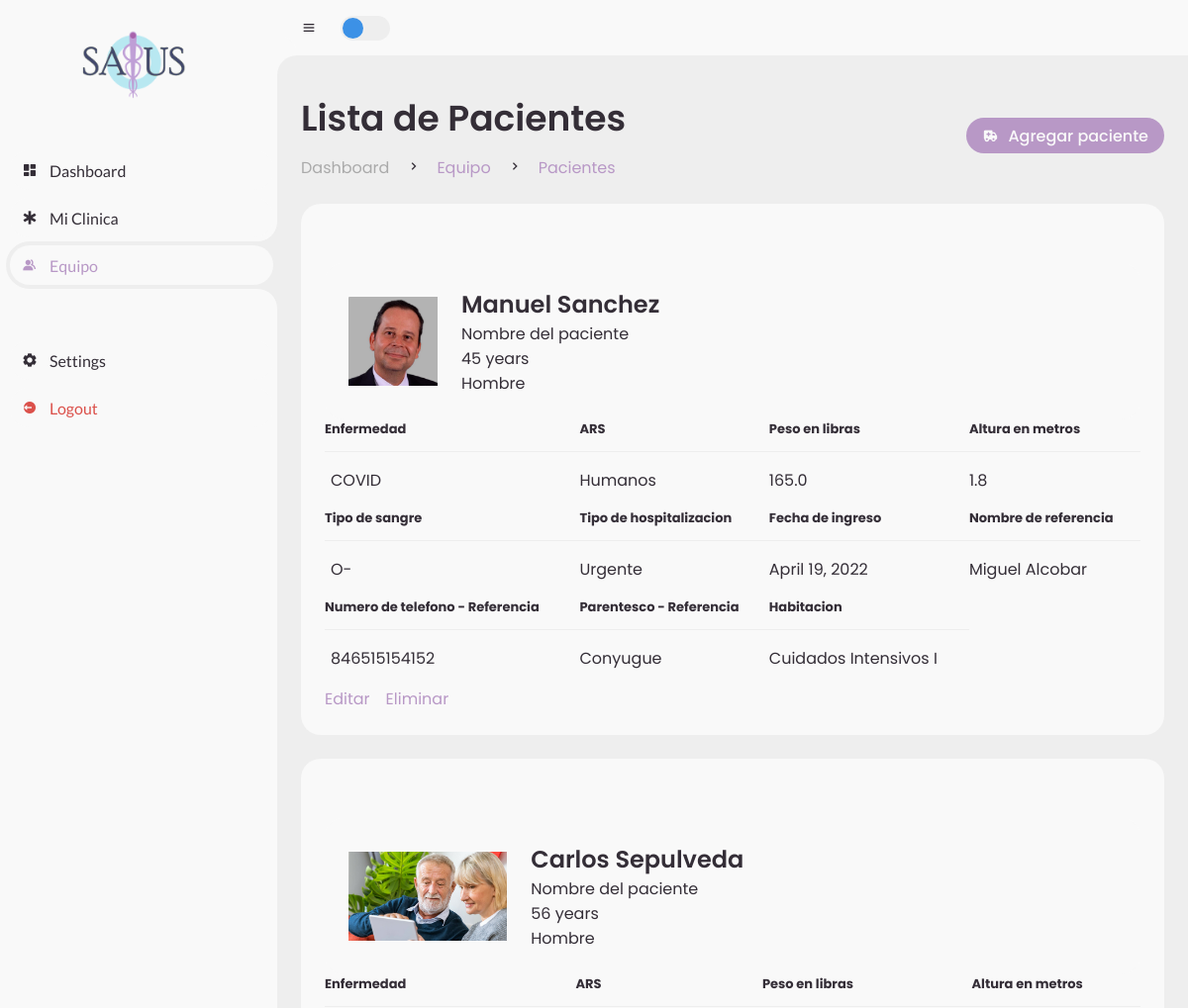
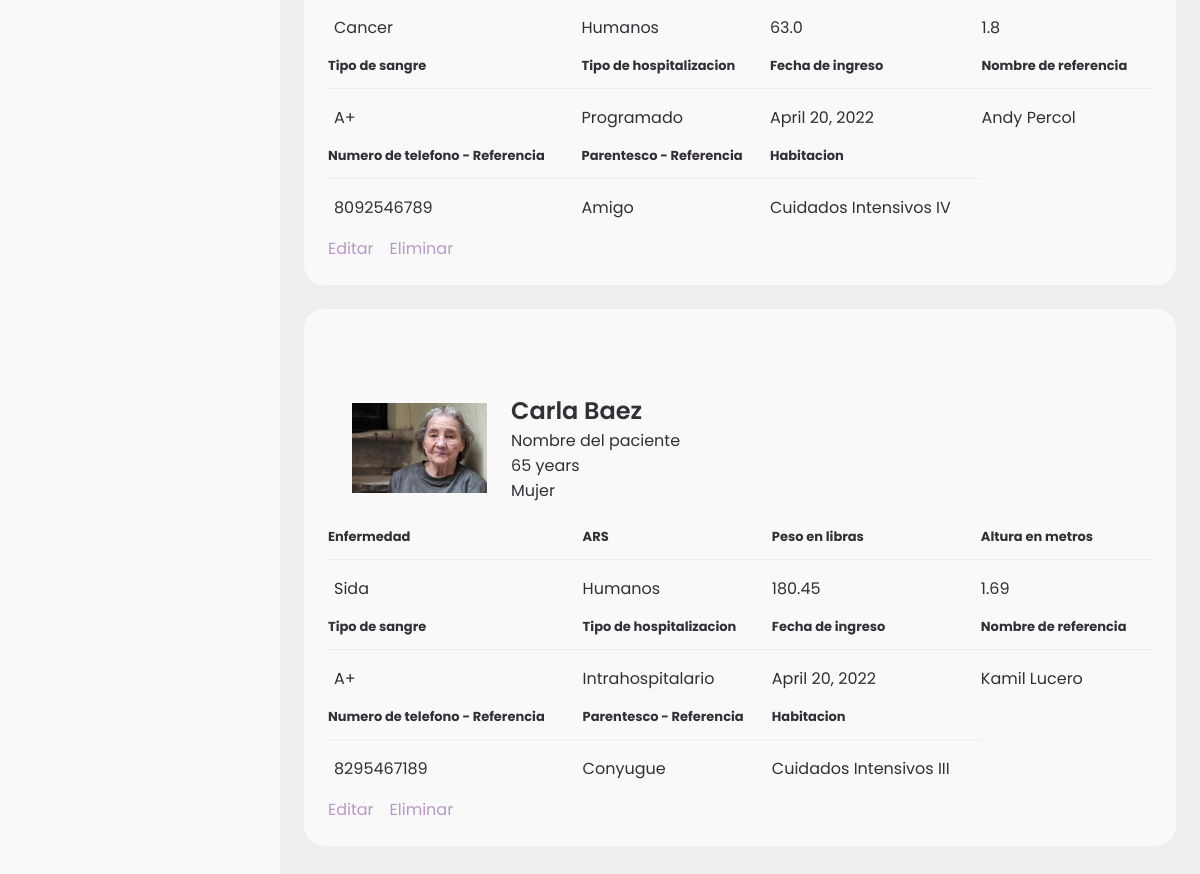
The app's page /salusApp/dashboard/equipo/pacientes (signed in) with its own data (2 pictures, top to bottom).
### salusApp/models.py (models this page shows)
class Patient(models.Model):
    person = models.ForeignKey(Person, on_delete=models.CASCADE)
    nurse = models.ForeignKey(Person, on_delete=models.DO_NOTHING, related_name="nurse")
    doctor = models.ForeignKey(Person, on_delete=models.DO_NOTHING, related_name="doctor")
    room = models.ForeignKey(Room, on_delete=models.DO_NOTHING)
    first_nameReference = models.CharField("Reference Person's first name", max_length=15)
    last_nameReference = models.CharField("Reference Person's last name", max_length=15)
    KinshipChoices = [
        ('H', "Esposo"), #H -> Husband
        ('A', "Amigo"),
        ('F', "Familiar")
    ]
    kinshipReference = models.CharField("Reference Person's kinshipness", choices=KinshipChoices, max_length=1)
    phone_reference = models.CharField("Reference person's phone number", max_length=15)
    bmi = models.FloatField("Person's BMI") #IMC
    weight_in_pounds = models.FloatField("Perons's Weight")
    height_in_meters = models.FloatField("Perons's Height")
    bloodTypes = [
        ('O+', 'O Positivo'),
        ('O-', 'O Negativo'),
        ('A+', 'A Positivo'),
        ('A-', 'A Negativo'),
        ('B+', 'B Positivo'),
        ('B-', 'B Negativo'),
        ('AB+','AB Positivo'),
        ('AB-','AB Negativo')
    ]
    bloodType = models.CharField(choices=bloodTypes, max_length=3)
    ars = models.CharField("Person's ARS type", max_length=15)
    join_date = models.DateField("Person's joining date")
    illness = models.CharField("Persons's illness", max_length=50)
    hospitalizationChoices = [
        ('U', "Urgente"),
        ('P', "Programado"),
        ('I', "Intrahospitalario")
    ]
    hospitalization = models.CharField("Patient's type of hospitalization", max_length=1, choices=hospitalizationChoices)

class Person(models.Model):
    first_name = models.CharField("Person's first name", max_length=30)
    last_name = models.CharField("Person's last name",max_length=30)
    photo = models.ImageField(blank=True, null=False, upload_to='salusApp/static/media/')
    age = models.IntegerField("Person's age")
    address = models.CharField("Person's address", max_length=100)
    sexoChoices = [
        ('M', "Masculino"),
        ('F', "Femenino")
    ]
    sex = models.CharField("Person's sex", choices=sexoChoices, max_length=1)
    phone = models.CharField("Person's phone", max_length=15)
    idNumber = models.CharField("Person's id", max_length=10) #Cedula
    isDoctor = models.BooleanField("Is this Person a doctor?")
    isNurse = models.BooleanField("Is this Person a nurse?")

class Room(models.Model):
    roomName = models.CharField(max_length=30)
    isAvailable = models.BooleanField(default=True)

### salusApp/views.py (the view)
# urls.py: path('dashboard/equipo/pacientes', views.Pacientes, name='pacientes'),
@login_required()
def Pacientes(request):
    pacientes = Patient.objects.all()
    context = {"pacientes":pacientes}
    return render(request, 'salusApp/dashboard-equipo-pacientes.html', context)

### salusApp/templates/salusApp/dashboard-equipo-pacientes.html
{% extends 'salusApp/dashboard_base.html' %}
{% load static %}
{% block content %}
        <main>
            <div class="head-title">
                <div class="left">
                    <h1>Lista de Pacientes</h1>
                    <ul class="breadcrumb">
                        <li>
                            <a href="#">Dashboard</a>
                        </li>
                        <li><i class='bx bx-chevron-right'></i></li>
                        <li>
                            <a class="active" href="{% url 'equipo' %}">Equipo</a>
                        </li>
                        <li><i class='bx bx-chevron-right'></i></li>
                        <li>
                            <a class="active" href="{% url 'pacientes' %}">Pacientes</a>
                        </li>
                    </ul>
                </div>
                <a href="{% url 'pacientes-add' %}" class="btn-download">
                    <i class='bx bxs-ambulance' ></i>
                    <span class="text">Agregar paciente</span>
                </a>
            </div>
            {% for paciente in pacientes %}
            <div class="table-data">
                <div class="order">
                    <ul class="box-info">
                        <li>
                            <img src="{% static paciente.person.photo.url %}" style="height: 90px;">
                            <span class="text">
                                <h3>{{paciente.person.first_name}} {{paciente.person.last_name}}</h3>
                                <p>Nombre del paciente</p>
                                <p>{{paciente.person.age}} years</p>
                                {% if paciente.person.sex == 'F' %}
                                    <p>Mujer</p>
                                {% elif paciente.person.sex == 'M' %}
                                    <p>Hombre</p>
                                {% endif %}
                            </span>
                        </li>
                    </ul>
                    <table>
                        <thead>
                            <tr>
                                <th>Enfermedad</th>
                                <th>ARS</th>
                                <th>Peso en libras</th>
                                <th>Altura en metros</th>
                            </tr>
                        </thead>
                        <tbody>
                            <tr>
                                <td>{{paciente.illness}}</td>
                                <td>{{paciente.ars}}</td>
                                <td>{{paciente.weight_in_pounds}}</td>
                                <td>{{paciente.height_in_meters}}</td>
                            </tr>
                        </tbody>
                        <thead>
                            <tr>
                                <th>Tipo de sangre</th>
                                <th>Tipo de hospitalizacion</th>
                                <th>Fecha de ingreso</th>
                                <th>Nombre de referencia</th>
                            </tr>
                        </thead>
                        <tbody>
                            <tr>
                                <td>{{paciente.bloodType}}</td>
                                {% if paciente.hospitalization == 'U' %}
                                    <td>Urgente</td>
                                {% elif paciente.hospitalization == 'P' %}
                                    <td>Programado</td>
                                {% elif paciente.hospitalization == 'I' %}
                                    <td>Intrahospitalario</td>
                                {% endif %}
                                <td>{{paciente.join_date}}</td>
                                <td>{{paciente.first_nameReference}} {{paciente.last_nameReference}}</td>
                            </tr>
                        </tbody>
                        <thead>
                            <tr>
                                <th>Numero de telefono - Referencia</th>
                                <th>Parentesco - Referencia</th>
                                <th>Habitacion</th>
                            </tr>
                        </thead>
                        <tbody>
                            <tr>
                                <td>{{paciente.phone_reference}}</td>
                                {% if paciente.kinshipReference == 'H' %}
                                    <td>Conyugue</td>
                                {% elif paciente.kinshipReference == 'A' %}
                                    <td>Amigo</td>
                                {% elif paciente.kinshipReference == 'F' %}
                                    <td>Familiar</td>
                                {% endif %}
                                <td>{{paciente.room.roomName}}</td>
                            </tr>
                        </tbody>
                    </table>
                    <div class="head-title">
                        <div class="left">
                            <ul class="breadcrumb">
                                <li>
                                    <a href="{% url 'pacientes-edit' paciente.id %}" class="active">Editar</a>
                                </li>
                                <li>
                                    <a href="{% url 'pacientes-delete' paciente.id %}" class="active">Eliminar</a>
                                </li>
                            </ul>
                        </div>
                    </div>
                </div>
            </div>
            {% endfor %}
        </main>
    </section>
{% endblock content %}

### salusApp/static/salusApp/css/dashboard.css (style rules this page uses)
* { margin: 0; padding: 0; box-sizing: border-box; }
a { text-decoration: none; }
li { list-style: none; }
:root { --poppins: 'Poppins', sans-serif; --lato: 'Lato', sans-serif; --light: #F9F9F9; --blue: #3C91E6; --light-blue: #CFE8FF; --grey: #eee; --dark-grey: #AAAAAA; --dark: #342E37; --red: #DB504A; --yellow: #FFCE26; --light-yellow: #FFF2C6; --orange: #FD7238; --light-orange: #FFE0D3; }
html { overflow-x: hidden; }
body { background: var(--grey); overflow-x: hidden; }
#content main { width: 100%; padding: 36px 24px; font-family: var(--poppins); max-height: calc(100vh - 56px); overflow-y: auto; }
#content main .head-title { display: flex; align-items: center; justify-content: space-between; grid-gap: 16px; flex-wrap: wrap; }
#content main .head-title .left h1 { font-size: 36px; font-weight: 600; margin-bottom: 10px; color: var(--dark); }
#content main .head-title .left .breadcrumb { display: flex; align-items: center; grid-gap: 16px; }
#content main .head-title .left .breadcrumb li { color: var(--dark); }
#content main .head-title .left .breadcrumb li a { color: var(--dark-grey); pointer-events: none; }
#content main .head-title .left .breadcrumb li a.active { color: #B898C6 !important; pointer-events: unset; }
#content main .head-title .btn-download { height: 36px; padding: 0 16px; border-radius: 36px; background: #B898C6 !important; color: var(--light); display: flex; justify-content: center; align-items: center; grid-gap: 10px; font-weight: 500; }
#content main .box-info { display: grid; grid-template-columns: repeat(auto-fit, minmax(240px, 1fr)); grid-gap: 24px; margin-top: 36px; }
#content main .box-info li { padding: 24px; background: var(--light); border-radius: 20px; display: flex; align-items: center; grid-gap: 24px; }
#content main .box-info li .text h3 { font-size: 24px; font-weight: 600; color: var(--dark); }
#content main .box-info li .text p { color: var(--dark); }
#content main .table-data { display: flex; flex-wrap: wrap; grid-gap: 24px; margin-top: 24px; width: 100%; color: var(--dark); }
#content main .table-data>div { border-radius: 20px; background: var(--light); padding: 24px; overflow-x: auto; }
#content main .table-data .order { flex-grow: 1; flex-basis: 500px; }
#content main .table-data .order table { width: 100%; border-collapse: collapse; }
#content main .table-data .order table th { padding-bottom: 12px; font-size: 13px; text-align: left; border-bottom: 1px solid var(--grey); }
#content main .table-data .order table td { padding: 16px 0; }
#content main .table-data .order table tr td:first-child { display: flex; align-items: center; grid-gap: 12px; padding-left: 6px; }

### records on screen
Patient: person.photo (picture), person.first_name "Manuel", person.last_name "Sanchez", person.age "45", shows "Hombre", illness "COVID", ars "Humanos", weight_in_pounds "165.0", height_in_meters "1.8", bloodType "O-", hospitalization "Urgente", join_date "April 19, 2022", first_nameReference "Miguel", last_nameReference "Alcobar", phone_reference "846515154152", kinshipReference "Conyugue", room.roomName "Cuidados Intensivos I"
Patient: person.photo (picture), person.first_name "Carlos", person.last_name "Sepulveda", person.age "56", shows "Hombre", illness "Cancer", ars "Humanos", weight_in_pounds "63.0", height_in_meters "1.8", bloodType "A+", hospitalization "Programado", join_date "April 20, 2022", first_nameReference "Andy", last_nameReference "Percol", phone_reference "8092546789", kinshipReference "Amigo", room.roomName "Cuidados Intensivos IV"
Patient: person.photo (picture), person.first_name "Carla", person.last_name "Baez", person.age "65", shows "Mujer", illness "Sida", ars "Humanos", weight_in_pounds "180.45", height_in_meters "1.69", bloodType "A+", hospitalization "Intrahospitalario", join_date "April 20, 2022", first_nameReference "Kamil", last_nameReference "Lucero", phone_reference "8295467189", kinshipReference "Conyugue", room.roomName "Cuidados Intensivos III"
